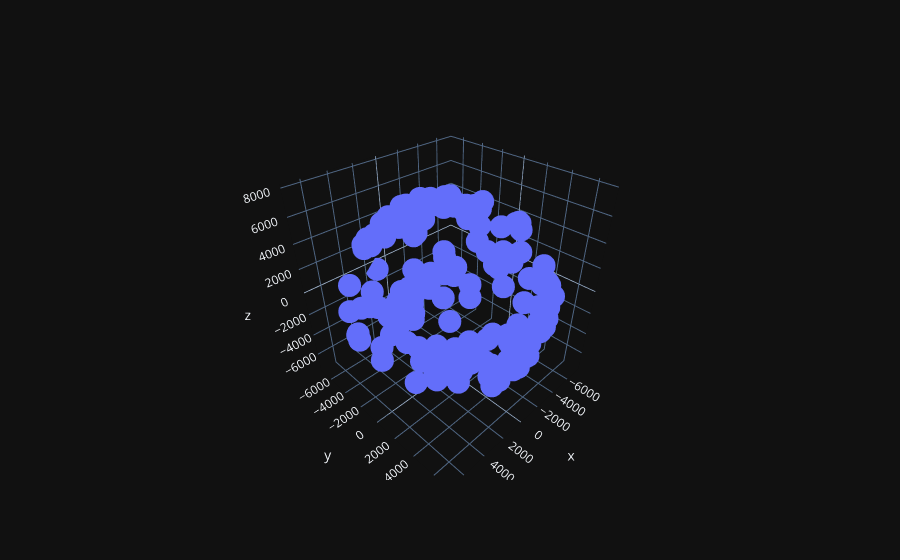
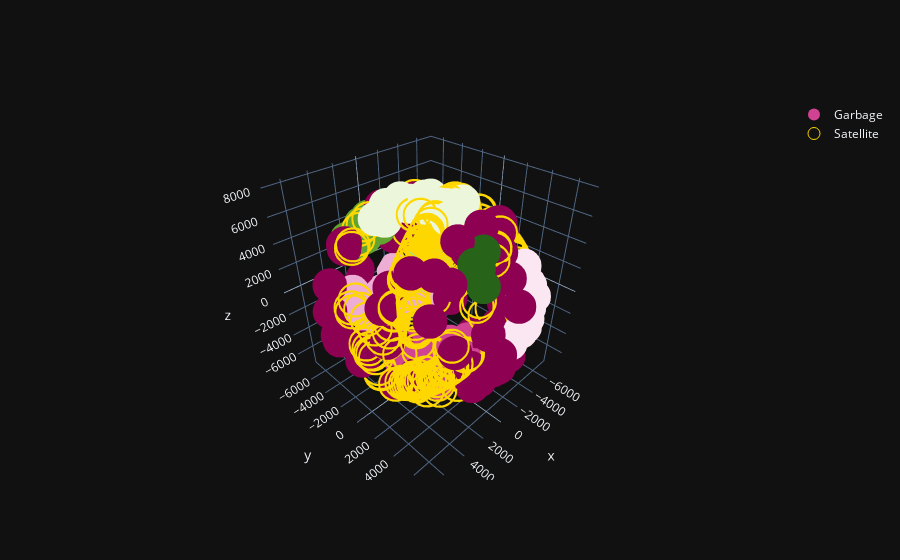

The notebook cell these images were saved under, in order:
### Code cell
# DBSCAN for iridium garbage
with open('../Data/iridium.csv') as f:
        lines = omm.parse_csv(f)
        fields = [field for field in lines]

Iridium_G = []
result_iridium = []

for field in fields:
    sat = Satrec()
    satellite = omm.initialize(sat, field)
    jd, fr = xd, xr
    e, r, v = sat.sgp4(jd, fr)
    Iridium_G.append(r)
    result_iridium.append([field['OBJECT_NAME'],field['OBJECT_ID'],field['EPOCH'], *r])
    
    

data_garbage_iridium = np.array(Iridium_G)
data_garbage_iridium = data_garbage_iridium[~np.isnan(data_garbage_iridium).any(axis=1)]


result_iridium = pd.DataFrame(result_iridium,columns=['OBJECT_NAME','OBJECT_ID','EPOCH','x','y','z']).dropna()


fig = go.Figure(data=[go.Scatter3d(x=data_garbage_iridium[:,0], y=data_garbage_iridium[:,1], z=data_garbage_iridium[:,2],
                                   mode='markers')])
fig.show()

model = DBSCAN(eps=1570, min_samples=4)
model.fit_predict(data_garbage_iridium)
pred = model.fit_predict(data_garbage_iridium)

fig = go.Figure(data=[go.Scatter3d(x=data_garbage_iridium[:,0], y=data_garbage_iridium[:,1], z=data_garbage_iridium[:,2],
                                   mode='markers',name="Garbage", marker={"size":12, "color":pred})])

fig.add_trace(go.Scatter3d(x=data_satellite[:,0], y=data_satellite[:,1], z=data_satellite[:,2], mode='markers',marker_symbol='circle-open',name="Satellite", marker={"size":12, "color":'gold'}))

fig.show()

print("number of cluster found: {}".format(len(set(model.labels_))))
print('cluster for each point: ', model.labels_)

### Figure 1 — Plotly figure (JSON) as saved in the notebook; plotly's stock layout.template omitted (floating-point values rounded to 4 significant figures; data arrays with more than 128 entries replaced by an {"elided": "..."} marker saying what was removed)
{"data": [{"mode": "markers", "x": {"elided": "170 float values"}, "y": {"elided": "170 float values"}, "z": {"elided": "170 float values"}, "type": "scatter3d"}], "layout": {}}

### Figure 2 — Plotly figure (JSON) as saved in the notebook; plotly's stock layout.template omitted (floating-point values rounded to 4 significant figures; data arrays with more than 128 entries replaced by an {"elided": "..."} marker saying what was removed)
{"data": [{"marker": {"color": {"elided": "170 int values"}, "size": 12}, "mode": "markers", "name": "Garbage", "x": {"elided": "170 float values"}, "y": {"elided": "170 float values"}, "z": {"elided": "170 float values"}, "type": "scatter3d"}, {"marker": {"color": "gold", "size": 12, "symbol": "circle-open"}, "mode": "markers", "name": "Satellite", "x": {"elided": "204 float values"}, "y": {"elided": "204 float values"}, "z": {"elided": "204 float values"}, "type": "scatter3d"}], "layout": {}}
